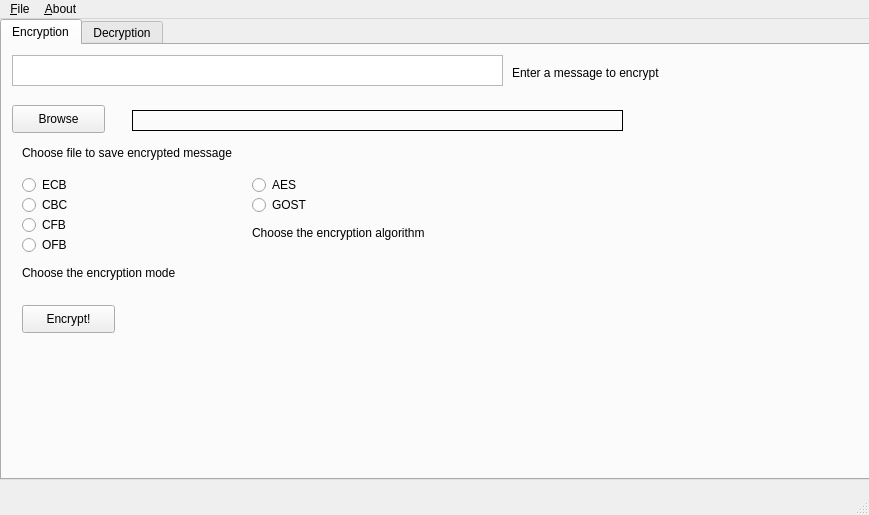
<?xml version="1.0" encoding="UTF-8"?>
<ui version="4.0">
 <class>MainWindow</class>
 <widget class="QMainWindow" name="MainWindow">
  <property name="geometry">
   <rect>
    <x>0</x>
    <y>0</y>
    <width>869</width>
    <height>515</height>
   </rect>
  </property>
  <property name="windowTitle">
   <string>MainWindow</string>
  </property>
  <property name="accessibleName">
   <string/>
  </property>
  <widget class="QWidget" name="centralWidget">
   <widget class="QTabWidget" name="Encryption">
    <property name="geometry">
     <rect>
      <x>0</x>
      <y>0</y>
      <width>871</width>
      <height>461</height>
     </rect>
    </property>
    <property name="currentIndex">
     <number>0</number>
    </property>
    <widget class="QWidget" name="tab">
     <attribute name="title">
      <string>Encryption</string>
     </attribute>
     <widget class="QTextEdit" name="textEdit">
      <property name="geometry">
       <rect>
        <x>10</x>
        <y>10</y>
        <width>491</width>
        <height>31</height>
       </rect>
      </property>
      <property name="html">
       <string>&lt;!DOCTYPE HTML PUBLIC &quot;-//W3C//DTD HTML 4.0//EN&quot; &quot;http://www.w3.org/TR/REC-html40/strict.dtd&quot;&gt;
&lt;html&gt;&lt;head&gt;&lt;meta name=&quot;qrichtext&quot; content=&quot;1&quot; /&gt;&lt;style type=&quot;text/css&quot;&gt;
p, li { white-space: pre-wrap; }
&lt;/style&gt;&lt;/head&gt;&lt;body style=&quot; font-family:'MS Shell Dlg 2'; font-size:7.8pt; font-weight:400; font-style:normal;&quot;&gt;
&lt;p style=&quot;-qt-paragraph-type:empty; margin-top:0px; margin-bottom:0px; margin-left:0px; margin-right:0px; -qt-block-indent:0; text-indent:0px; font-size:8pt;&quot;&gt;&lt;br /&gt;&lt;/p&gt;&lt;/body&gt;&lt;/html&gt;</string>
      </property>
     </widget>
     <widget class="QLabel" name="label">
      <property name="geometry">
       <rect>
        <x>510</x>
        <y>20</y>
        <width>161</width>
        <height>16</height>
       </rect>
      </property>
      <property name="text">
       <string>Enter a message to encrypt</string>
      </property>
     </widget>
     <widget class="QPushButton" name="pushButton">
      <property name="geometry">
       <rect>
        <x>10</x>
        <y>60</y>
        <width>93</width>
        <height>28</height>
       </rect>
      </property>
      <property name="text">
       <string>Browse</string>
      </property>
     </widget>
     <widget class="QLabel" name="label_2">
      <property name="geometry">
       <rect>
        <x>130</x>
        <y>65</y>
        <width>491</width>
        <height>21</height>
       </rect>
      </property>
      <property name="frameShape">
       <enum>QFrame::Box</enum>
      </property>
      <property name="text">
       <string/>
      </property>
     </widget>
     <widget class="QLabel" name="label_3">
      <property name="geometry">
       <rect>
        <x>20</x>
        <y>100</y>
        <width>231</width>
        <height>16</height>
       </rect>
      </property>
      <property name="text">
       <string>Choose file to save encrypted message</string>
      </property>
     </widget>
     <widget class="QRadioButton" name="radioButton">
      <property name="geometry">
       <rect>
        <x>20</x>
        <y>130</y>
        <width>95</width>
        <height>20</height>
       </rect>
      </property>
      <property name="text">
       <string>ECB</string>
      </property>
     </widget>
     <widget class="QRadioButton" name="radioButton_2">
      <property name="geometry">
       <rect>
        <x>20</x>
        <y>150</y>
        <width>95</width>
        <height>20</height>
       </rect>
      </property>
      <property name="text">
       <string>CBC</string>
      </property>
     </widget>
     <widget class="QRadioButton" name="radioButton_3">
      <property name="geometry">
       <rect>
        <x>20</x>
        <y>170</y>
        <width>95</width>
        <height>20</height>
       </rect>
      </property>
      <property name="text">
       <string>CFB</string>
      </property>
     </widget>
     <widget class="QRadioButton" name="radioButton_4">
      <property name="geometry">
       <rect>
        <x>20</x>
        <y>190</y>
        <width>95</width>
        <height>20</height>
       </rect>
      </property>
      <property name="text">
       <string>OFB</string>
      </property>
     </widget>
     <widget class="QRadioButton" name="radioButton_5">
      <property name="geometry">
       <rect>
        <x>250</x>
        <y>150</y>
        <width>95</width>
        <height>20</height>
       </rect>
      </property>
      <property name="text">
       <string>GOST</string>
      </property>
     </widget>
     <widget class="QRadioButton" name="radioButton_6">
      <property name="geometry">
       <rect>
        <x>250</x>
        <y>130</y>
        <width>95</width>
        <height>20</height>
       </rect>
      </property>
      <property name="text">
       <string>AES</string>
      </property>
     </widget>
     <widget class="QLabel" name="label_4">
      <property name="geometry">
       <rect>
        <x>20</x>
        <y>220</y>
        <width>171</width>
        <height>16</height>
       </rect>
      </property>
      <property name="text">
       <string>Choose the encryption mode</string>
      </property>
     </widget>
     <widget class="QLabel" name="label_5">
      <property name="geometry">
       <rect>
        <x>250</x>
        <y>180</y>
        <width>191</width>
        <height>16</height>
       </rect>
      </property>
      <property name="text">
       <string>Choose the encryption algorithm</string>
      </property>
     </widget>
     <widget class="QPushButton" name="pushButton_2">
      <property name="geometry">
       <rect>
        <x>20</x>
        <y>260</y>
        <width>93</width>
        <height>28</height>
       </rect>
      </property>
      <property name="text">
       <string>Encrypt!</string>
      </property>
     </widget>
    </widget>
    <widget class="QWidget" name="tab_2">
     <attribute name="title">
      <string>Decryption</string>
     </attribute>
     <widget class="QTextEdit" name="textEdit_2">
      <property name="geometry">
       <rect>
        <x>20</x>
        <y>70</y>
        <width>491</width>
        <height>31</height>
       </rect>
      </property>
      <property name="html">
       <string>&lt;!DOCTYPE HTML PUBLIC &quot;-//W3C//DTD HTML 4.0//EN&quot; &quot;http://www.w3.org/TR/REC-html40/strict.dtd&quot;&gt;
&lt;html&gt;&lt;head&gt;&lt;meta name=&quot;qrichtext&quot; content=&quot;1&quot; /&gt;&lt;style type=&quot;text/css&quot;&gt;
p, li { white-space: pre-wrap; }
&lt;/style&gt;&lt;/head&gt;&lt;body style=&quot; font-family:'MS Shell Dlg 2'; font-size:7.8pt; font-weight:400; font-style:normal;&quot;&gt;
&lt;p style=&quot;-qt-paragraph-type:empty; margin-top:0px; margin-bottom:0px; margin-left:0px; margin-right:0px; -qt-block-indent:0; text-indent:0px; font-size:8pt;&quot;&gt;&lt;br /&gt;&lt;/p&gt;&lt;/body&gt;&lt;/html&gt;</string>
      </property>
     </widget>
     <widget class="QPushButton" name="pushButton_3">
      <property name="geometry">
       <rect>
        <x>20</x>
        <y>25</y>
        <width>93</width>
        <height>28</height>
       </rect>
      </property>
      <property name="text">
       <string>Browse</string>
      </property>
     </widget>
     <widget class="QLabel" name="label_6">
      <property name="geometry">
       <rect>
        <x>140</x>
        <y>30</y>
        <width>491</width>
        <height>21</height>
       </rect>
      </property>
      <property name="frameShape">
       <enum>QFrame::Box</enum>
      </property>
      <property name="text">
       <string/>
      </property>
     </widget>
     <widget class="QPushButton" name="pushButton_4">
      <property name="geometry">
       <rect>
        <x>20</x>
        <y>120</y>
        <width>93</width>
        <height>28</height>
       </rect>
      </property>
      <property name="text">
       <string>Decrypt!</string>
      </property>
     </widget>
    </widget>
   </widget>
  </widget>
  <widget class="QMenuBar" name="menuBar">
   <property name="geometry">
    <rect>
     <x>0</x>
     <y>0</y>
     <width>869</width>
     <height>26</height>
    </rect>
   </property>
   <widget class="QMenu" name="menu">
    <property name="title">
     <string>&amp;File</string>
    </property>
   </widget>
   <widget class="QMenu" name="menu_About">
    <property name="title">
     <string>&amp;About</string>
    </property>
   </widget>
   <addaction name="menu"/>
   <addaction name="menu_About"/>
  </widget>
  <widget class="QStatusBar" name="statusBar"/>
  <action name="action_Close">
   <property name="text">
    <string>&amp;Close</string>
   </property>
  </action>
 </widget>
 <layoutdefault spacing="6" margin="11"/>
 <resources/>
 <connections/>
</ui>
